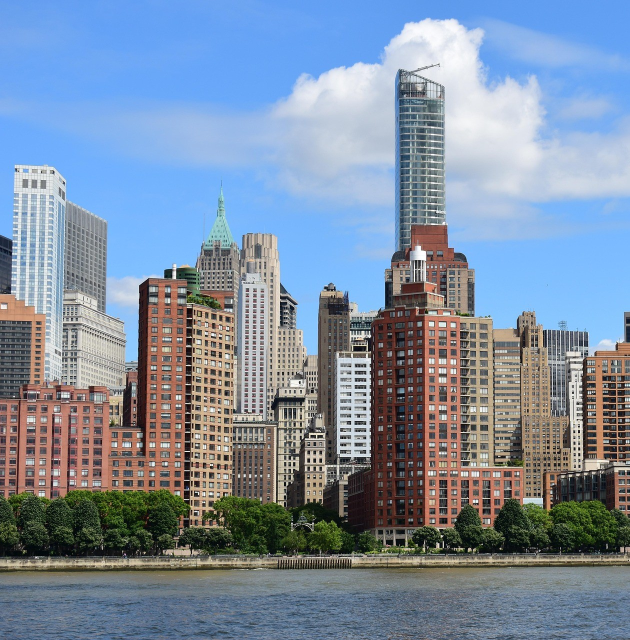
#> input picture data/image1.jpg, 1259 x 1280 px, found by its file name (shown at 1/2 size)
$ python sift_panorama.py
#> lines starting #> are read from the running program, lines starting #| are printed output that depends on the picture
import cv2
import numpy as np
import os

# ==============================================================================
# Advanced Panorama Generation Pipeline (SIFT + FLANN + Strict RANSAC)
# ==============================================================================

def main():
    print("Starting SIFT Panorama Pipeline...")

    # Paths to data and results
    base_dir = os.path.dirname(os.path.dirname(os.path.abspath(__file__)))
    data_dir = os.path.join(base_dir, 'data')
    results_dir = os.path.join(base_dir, 'results')

    img1_path = os.path.join(data_dir, 'image1.jpg') # Left image
    img2_path = os.path.join(data_dir, 'image2.jpg') # Right image

    # Step 1: Load and Resize the Images
    img1 = cv2.imread(img1_path)
#> img1 is the input picture: shape (1280, 1259, 3); mean B, G, R 161.7, 141.5, 125.3
    img2 = cv2.imread(img2_path)
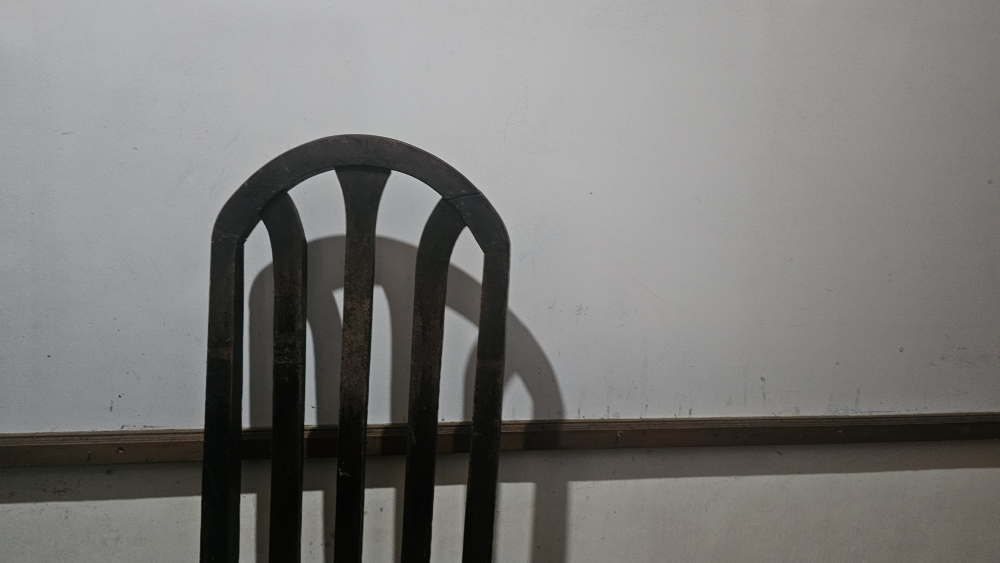
#> input picture data/image2.jpg, 4000 x 2252 px, found by its file name (shown at 1/4 size)
#> img2 is the input picture: shape (2252, 4000, 3); mean B, G, R 119.9, 121.7, 122.4

    if img1 is None or img2 is None:
        print(f"Error: Could not load images from {data_dir}. Please ensure image1.jpg and image2.jpg exist.")
        return

    def resize_img(img, max_width=1024):
#> called with max_width = 1024
        h, w = img.shape[:2]
#> h = 1280; w = 1259
        if w > max_width:
            ratio = max_width / w
#> ratio = 0.813
            return cv2.resize(img, (max_width, int(h * ratio)))
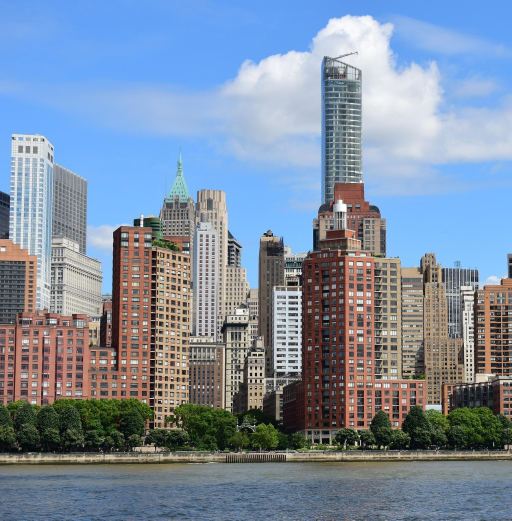
#> returned value: shape (1041, 1024, 3) (shown at 1/2 size); mean of channels 0, 1, 2 161.6, 141.4, 125.2; drawn as B, G, R
        return img

    img1 = resize_img(img1)
    img2 = resize_img(img2)
#> call 2 of resize_img, with max_width = 1024
#> in resize_img (call 2), `return cv2.resize(img, (max_width, int(h * ratio)))`:
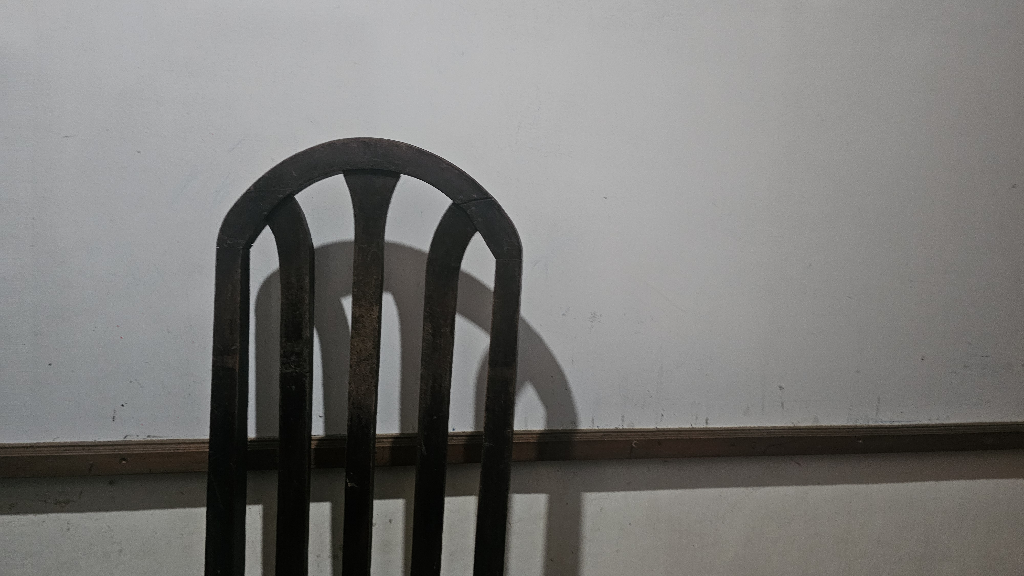
#> returned value: shape (576, 1024, 3); mean of channels 0, 1, 2 119.8, 121.5, 122.3; drawn as B, G, R

    gray1 = cv2.cvtColor(img1, cv2.COLOR_BGR2GRAY)
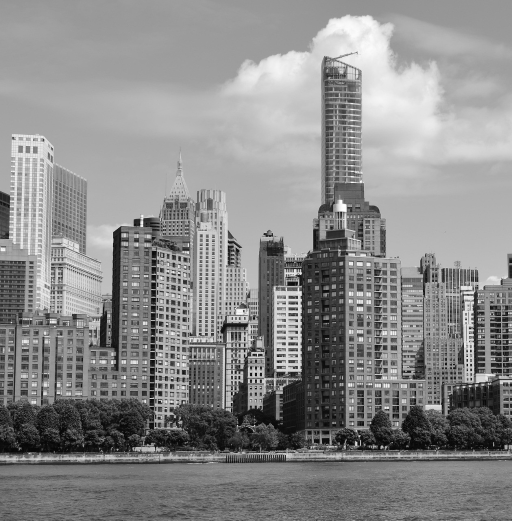
#> gray1: shape (1041, 1024) (shown at 1/2 size); min 1, max 255, mean 138.9
    gray2 = cv2.cvtColor(img2, cv2.COLOR_BGR2GRAY)

    # Step 2: Initialize the SIFT Feature Detector
    sift = cv2.SIFT_create()

    # Step 3: Detect and Compute SIFT Features
    keypoints1, descriptors1 = sift.detectAndCompute(gray1, None)
#> keypoints1 = 10033 keypoints; strongest (x, y, size): (934, 713, 1.8), (487, 622, 2.3), (942, 730, 2.9), (942, 739, 2.8)
    keypoints2, descriptors2 = sift.detectAndCompute(gray2, None)
#> keypoints2 = 366 keypoints; strongest (x, y, size): (478, 261, 23.6), (264, 256, 23.2), (318, 429, 10.5), (251, 433, 6.7)
    print(f"Found {len(keypoints1)} SIFT keypoints in image1 and {len(keypoints2)} in image2.")
#| Found 10033 SIFT keypoints in image1 and 366 in image2.

    # Step 4: Initialize the FLANN Feature Matcher
    FLANN_INDEX_KDTREE = 1
    index_params = dict(algorithm=FLANN_INDEX_KDTREE, trees=5)
    search_params = dict(checks=50)
    flann = cv2.FlannBasedMatcher(index_params, search_params)

    # Step 5: Match the Features using KNN
    raw_matches = flann.knnMatch(descriptors1, descriptors2, k=2)
#> raw_matches = 10033 matches

    # Step 6: Apply a Strict Lowe's Ratio Test
    good_matches = []
    for m, n in raw_matches:
        if m.distance < 0.6 * n.distance: # 0.6 is a strict threshold for real photos
            good_matches.append(m)
#> after the loop, good_matches = 2 matches

    print(f"Found {len(good_matches)} good matches after Lowe's Ratio Test (0.6 threshold).")
#| Found 2 good matches after Lowe's Ratio Test (0.6 threshold).

    # Step 7: Extract Coordinates for Homography
    if len(good_matches) < 4:
        print("Not enough matches to compute homography. Try taking photos with more overlap.")
        return

    src_pts = np.float32([keypoints2[m.trainIdx].pt for m in good_matches]).reshape(-1, 1, 2)
    dst_pts = np.float32([keypoints1[m.queryIdx].pt for m in good_matches]).reshape(-1, 1, 2)

    # Step 8: Calculate Homography with Strict RANSAC
    # Using a 3.0 pixel threshold to completely eliminate geometric outliers
    H, mask = cv2.findHomography(src_pts, dst_pts, cv2.RANSAC, 3.0)

    if H is None:
        print("Homography could not be calculated. The matches were too noisy.")
        return

    # Step 9: Filter Matches and Visualize
    matches_mask = mask.ravel().tolist()
    inlier_matches = [good_matches[i] for i in range(len(good_matches)) if matches_mask[i] == 1]
    print(f"Found {len(inlier_matches)} perfect inliers after strict RANSAC filtering.")

    # Draw ONLY the verified inliers
    match_img = cv2.drawMatches(img1, keypoints1, img2, keypoints2, inlier_matches, None,
                                flags=cv2.DrawMatchesFlags_NOT_DRAW_SINGLE_POINTS)

    match_save_path = os.path.join(results_dir, 'sift_matches.jpg')
    cv2.imwrite(match_save_path, match_img)
    print(f"Saved flawless SIFT matches visualization to {match_save_path}")

    # Step 10: Calculate the Panorama Canvas Size
    h1, w1 = img1.shape[:2]
    h2, w2 = img2.shape[:2]

    pts1 = np.float32([[0, 0], [0, h1], [w1, h1], [w1, 0]]).reshape(-1, 1, 2)
    pts2 = np.float32([[0, 0], [0, h2], [w2, h2], [w2, 0]]).reshape(-1, 1, 2)
    pts2_ = cv2.perspectiveTransform(pts2, H)
    pts = np.concatenate((pts1, pts2_), axis=0)

    [xmin, ymin] = np.int32(pts.min(axis=0).ravel() - 0.5)
    [xmax, ymax] = np.int32(pts.max(axis=0).ravel() + 0.5)

    t = [-xmin, -ymin]
    Ht = np.array([[1, 0, t[0]], [0, 1, t[1]], [0, 0, 1]])

    print("Warping and blending images...")

    # Step 11: Warp Image2 and Blend
    result = cv2.warpPerspective(img2, Ht.dot(H), (xmax-xmin, ymax-ymin))

    roi = result[t[1]:h1+t[1], t[0]:w1+t[0]]
    mask_empty = (roi == 0).all(axis=2)
    roi[mask_empty] = img1[mask_empty]

    # Step 12: Save the Final Panorama
    pano_save_path = os.path.join(results_dir, 'sift_panorama.jpg')
    cv2.imwrite(pano_save_path, result)
    print(f"Saved final panorama to {pano_save_path}")
    print("SIFT execution complete!")

if __name__ == "__main__":
    main()
